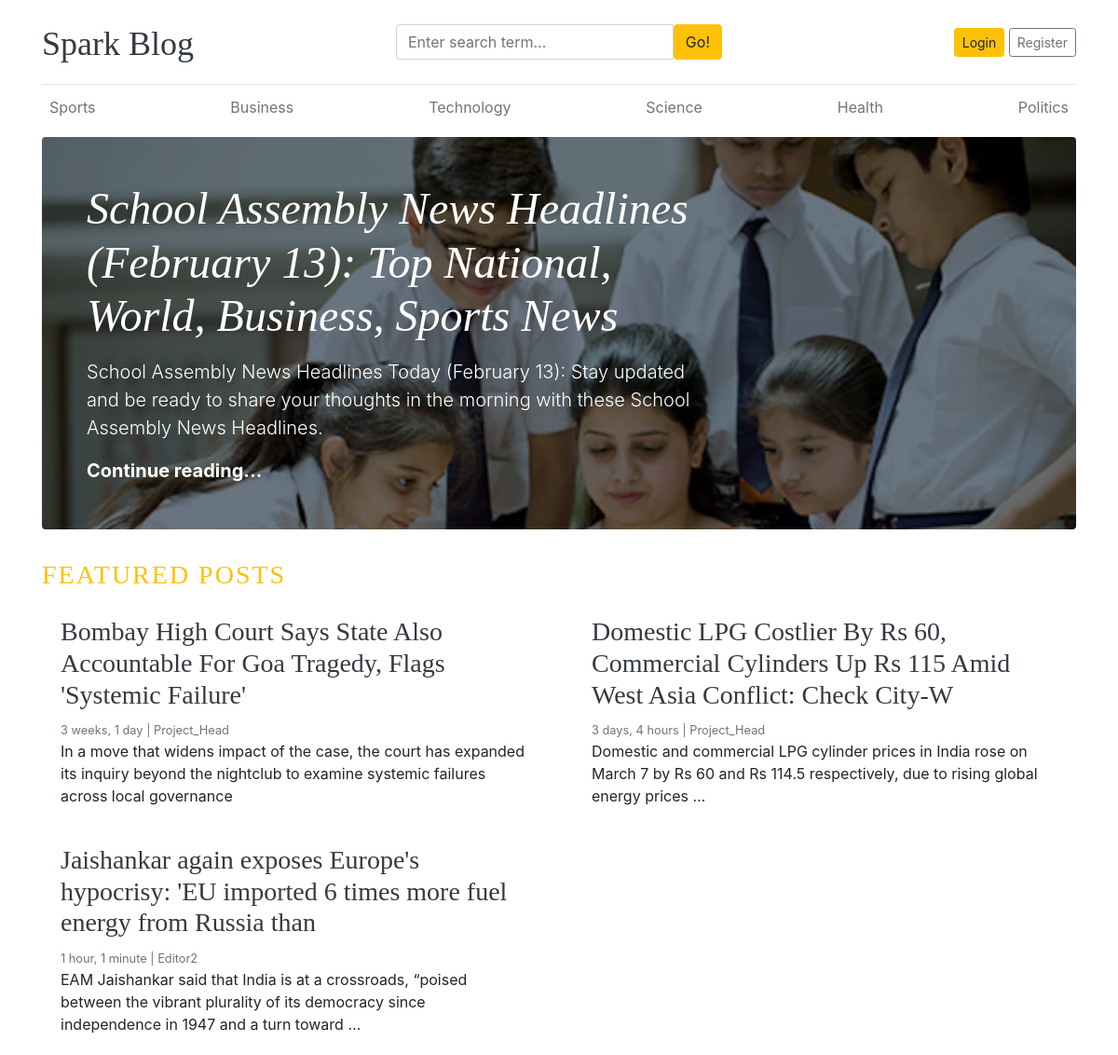
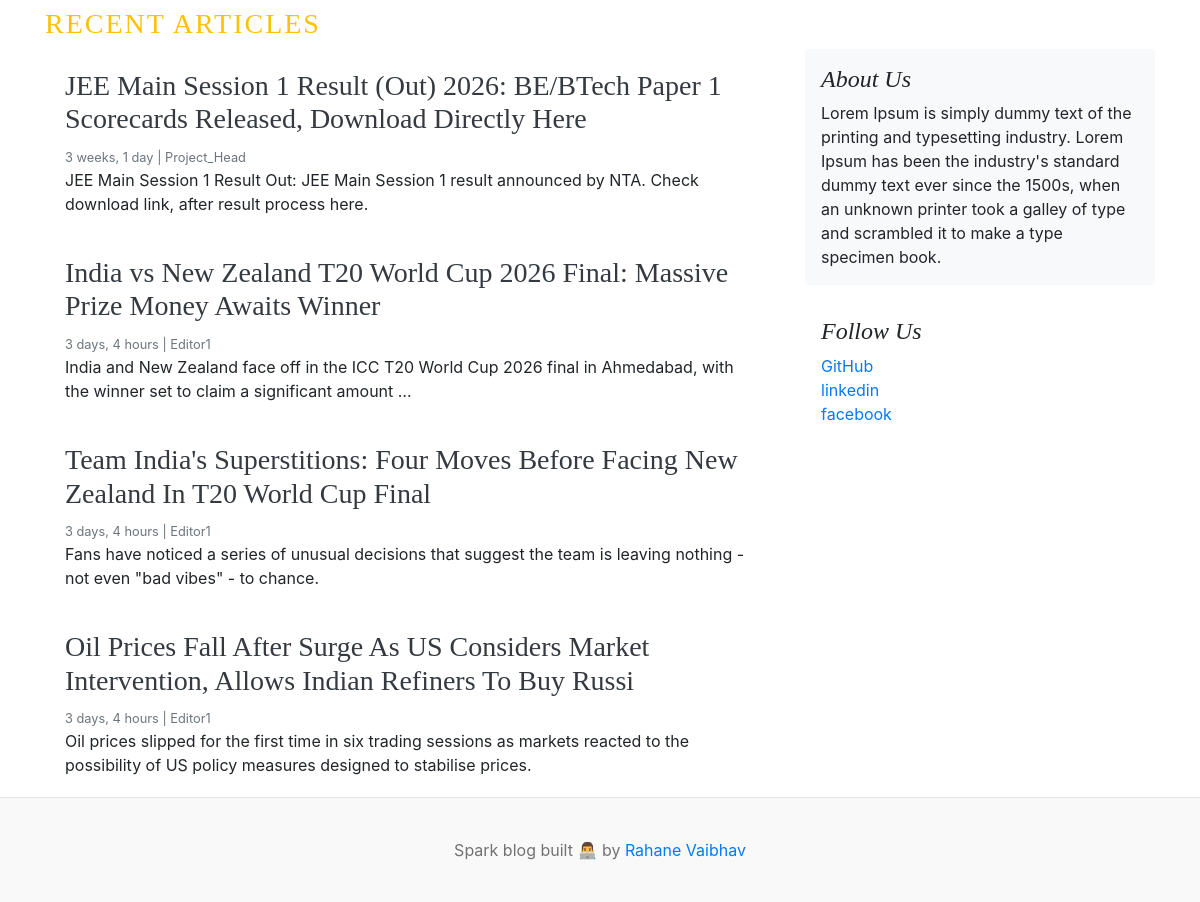
The page / on the database its author committed (2 pictures, top to bottom).
### blogs/models.py (models this page shows, shortened)
class Category(models.Model):
    category_name = models.CharField(max_length=50, unique=True)
    created_at = models.DateTimeField(auto_now_add=True)
    updated_at = models.DateTimeField(auto_now=True)
    class Meta:
        verbose_name_plural = 'categories'

class Blog(models.Model):
    title = models.CharField(max_length=100)
    slug = models.SlugField(max_length=150 , unique=True, blank=True)
    category = models.ForeignKey(Category, on_delete=models.CASCADE)
    author = models.ForeignKey(User,on_delete=models.CASCADE)
    featured_image = models.ImageField(upload_to='uploads/%Y/%m/%d')
    short_description = models.TextField(max_length=500)
    blog_body = models.TextField(max_length=2000)
    status = models.CharField(max_length=20, choices=STATUS_CHOICES, default="Draft")
    is_featured = models.BooleanField(default=False)
    created_at = models.DateTimeField(auto_now_add=True)
    updated_at = models.DateTimeField(auto_now=True)

### about_us/models.py (models this page shows, shortened)
class About(models.Model):
    about_heading = models.CharField(max_length=25)
    about_description = models.TextField(max_length=500)
    created_at = models.DateTimeField(auto_now_add=True)
    updated_at = models.DateTimeField(auto_now=True)
    class Meta:
        verbose_name_plural = 'About'

class SocialLink(models.Model):
    platform = models.CharField(max_length=25)
    link = models.URLField(max_length=200)
    created_at = models.DateTimeField(auto_now_add=True)
    updated_at = models.DateTimeField(auto_now=True)

### blog_main/views.py (the view)
# urls.py: path('',views.home, name='home'),
def home(request):
    featured_posts = Blog.objects.filter(is_featured = True, status = 'Published', slug__isnull=False).exclude(slug='').order_by('updated_at')
    posts = Blog.objects.filter(is_featured = False, status = 'Published', slug__isnull=False).exclude(slug='')
    try:
        about = About.objects.get()
    except:
        about = None
    context = {
        'featured_posts': featured_posts,
        'posts': posts,
        'about': about,
    }
    return render(request,'home.html', context)

### blogs/context_processors.py (called while the page is built)
def get_categories(request):
    categories = Category.objects.all()
    return dict(categories=categories)

def get_social_links(request):
    social_links = SocialLink.objects.all()
    return dict(social_links=social_links)

### templates/home.html
{% extends 'base.html' %}
{% block content %}
    {% for post in featured_posts %}
    {% if  forloop.first %}
<div class="jumbotron p-3 p-md-5 text-white rounded bg-dark" style="background-image: url({{ post.featured_image.url }});background-blend-mode: overlay;background-size:cover;">
    <div class="col-md-8 px-0">
      <h1 class="display-4 font-italic">{{ post.title }}</h1>
      <p class="lead my-3">{{post.short_description | truncatewords:25}}</p>
      <p class="lead mb-0"><a href="{% url 'blogs' post.slug %}" class="text-white font-weight-bold">Continue reading...</a></p>
    </div>
  </div>
    {% endif %}
{% endfor %}
 <h3 class="text-uppercase text-warning" style="letter-spacing:2px">Featured Posts</h3>
  <div class="row mb-2">
    {% for post in featured_posts%}
    {% if not forloop.first%}
    <div class="col-md-6">
      <div class="card border-0" >
        <div class="card-body">
          <h3> <a href="{% url 'blogs' post.slug %}" class="text-dark">{{ post.title }}</a></h3>
          <small class="mb-1 text-muted">{{post.created_at | timesince }} | {{post.author}}</small>
          <p class="card-text">{{ post.short_description| truncatewords:25}}</p>
        </div>
      </div>
    </div>
    {% endif %}
    {% endfor %}
  </div>
  <h3 class="text-uppercase text-warning" style="letter-spacing:2px">Recent Articles</h3>
  <main role="main" class="container p-0">
    <div class="row">
      <div class="col-md-8 blog-main">
        {% for post in posts %}
        <div class="card border-0" >
        <div class="card-body">
          <h3><a href="{% url 'blogs' post.slug %}" class="text-dark"> {{ post.title }} </a></h3>
          <small class="mb-1 text-muted">{{post.created_at | timesince }} | {{post.author}}</small>
          <p class="card-text">{{ post.short_description | truncatewords:25}}</p>
        </div>
      </div>
      {% endfor %}
      </div>
      <aside class="col-md-4 blog-sidebar">
        <div class="p-3 mb-3 bg-light rounded">
          <h4 class="font-italic">{{ about.about_heading }}</h4>
          <p class="mb-0">{{ about.about_description }}</p>
        </div>
        {% if social_links %}
        <div class="p-3">
          <h4 class="font-italic">Follow Us</h4>
          <ol class="list-unstyled">
            {% for i in social_links %}
            <li><a href="{{ i.link }}" target="blank"
              >{{ i.platform }}</a></li>
            {% endfor %}
          </ol>
        </div>
        {% endif %}
      </aside>
    </div>
  </main>
</div>
{% endblock %}

### templates/base.html (shortened to what this page needs)
{% load static %}
<!DOCTYPE html>
<html lang="en">
<head>
    <link href="https://getbootstrap.com/docs/4.0/dist/css/bootstrap.min.css" rel="stylesheet">
    <link href="{% static 'css/blog.css' %}" rel="stylesheet">
    <link rel="stylesheet" href="https://cdnjs.cloudflare.com/ajax/libs/font-awesome/4.7.0/css/font-awesome.min.css">
  </head>
<body>
    <div class="container">
      <header class="blog-header py-3">
        <div class="row flex-nowrap justify-content-between align-items-center">
          <div class="col-4 pt-1">
            <a class="blog-header-logo text-dark" href="/">Spark Blog</a>
          </div>
          <div class="col-4">
            <form action="{% url 'search' %}" method="GET">
              <div class="input-group">
                        <input class="form-control" type="text" name="keyword" value = "{{keyword}}" placeholder="Enter search term..." aria-label="Enter search term..." aria-describedby="button-search" />
                        <button type="submit"class="btn btn-warning" id="button-search" type="button">Go!</button>
                    </div>
            </form>
          </div>
          <div class="col-4 d-flex justify-content-end align-items-center">
            {% if not user.is_authenticated %}
            <a class="btn btn-sm btn-warning" href="{% url 'login' %}">Login</a> &nbsp;
            <a class="btn btn-sm btn-outline-secondary" href="{% url 'register' %}">Register</a>
            {% else %}
            <span><a href="{% url 'dashboard' %}">Dashboard</a></span>
            &emsp;
            <span><a href="{% url 'logout' %}" class="btn btn-sm btn-outline-danger">Logout</a></span>
            {% endif %}
          </div>
        </div>
      </header>
      <div class="nav-scroller py-1 mb-2">
        <nav class="nav d-flex justify-content-between">
          {% for cat in categories %}
          <a class="p-2 text-muted" href="{% url 'posts_by_category' cat.id %}">{{ cat.category_name }}</a>
          {% endfor %}
        </nav>
      </div>
 {% block content %}
 {% endblock %}
 <footer class="blog-footer">
  <p>Spark blog built 👨‍💻 by <a href="#">Rahane Vaibhav</a></p>
</footer>
</body>
</html>

### blog_main/static/css/blog.css (style rules this page uses)
.blog-header { border-bottom: 1px solid #e5e5e5; }
.blog-header-logo { font-family: "Playfair Display", Georgia, "Times New Roman", serif; font-size: 2.25rem; }
h1, h2, h3, h4, h5, h6 { font-family: "Playfair Display", Georgia, "Times New Roman", serif; }
.display-4 { font-size: 2.5rem; }
@media (min-width: 768px) { .display-4 { font-size: 3rem; } }
.blog-footer { padding: 2.5rem 0; color: #727272; text-align: center; background-color: #f9f9f9; border-top: .05rem solid #e5e5e5; }
.blog-footer p:last-child { margin-bottom: 0; }

### rows shown on the page
Category: category_name "Sports"
Category: category_name "Business"
Category: category_name "Technology"
Category: category_name "Science"
Category: category_name "Health"
Category: category_name "Politics"
Blog: featured_image (picture), title "School Assembly News Headlines (February 13): Top National, World, Business, Sports News", short_description "School Assembly News Headlines Today (February 13): Stay updated and be ready to share your thoughts in the morning with these School Assembly News Headlines."
Blog: title "Bombay High Court Says State Also Accountable For Goa Tragedy, Flags 'Systemic Failure'", created_at "3 weeks, 1 day", author "Project_Head", short_description "In a move that widens impact of the case, the court has expanded its inquiry beyond the nightclub to examine systemic failures across local governance"
Blog: title "Domestic LPG Costlier By Rs 60, Commercial Cylinders Up Rs 115 Amid West Asia Conflict: Check City-W", created_at "3 days, 4 hours", author "Project_Head", short_description "Domestic and commercial LPG cylinder prices in India rose on March 7 by Rs 60 and Rs 114.5 respectively, due to rising global energy prices …"
Blog: title "Jaishankar again exposes Europe's hypocrisy: 'EU imported 6 times more fuel energy from Russia than", created_at "1 hour, 1 minute", author "Editor2", short_description "EAM Jaishankar said that India is at a crossroads, “poised between the vibrant plurality of its democracy since independence in 1947 and a turn toward …"
Blog: title "JEE Main Session 1 Result (Out) 2026: BE/BTech Paper 1 Scorecards Released, Download Directly Here", created_at "3 weeks, 1 day", author "Project_Head", short_description "JEE Main Session 1 Result Out: JEE Main Session 1 result announced by NTA. Check download link, after result process here."
Blog: title "India vs New Zealand T20 World Cup 2026 Final: Massive Prize Money Awaits Winner", created_at "3 days, 4 hours", author "Editor1", short_description "India and New Zealand face off in the ICC T20 World Cup 2026 final in Ahmedabad, with the winner set to claim a significant amount …"
Blog: title "Team India's Superstitions: Four Moves Before Facing New Zealand In T20 World Cup Final", created_at "3 days, 4 hours", author "Editor1", short_description "Fans have noticed a series of unusual decisions that suggest the team is leaving nothing - not even \"bad vibes\" - to chance."
Blog: title "Oil Prices Fall After Surge As US Considers Market Intervention, Allows Indian Refiners To Buy Russi", created_at "3 days, 4 hours", author "Editor1", short_description "Oil prices slipped for the first time in six trading sessions as markets reacted to the possibility of US policy measures designed to stabilise prices."
About: about_heading "About Us", about_description "Lorem Ipsum is simply dummy text of the printing and typesetting industry. Lorem Ipsum has been the industry's standard dummy text ever since the 1500s, when an unknown printer took a galley of type and scrambled it to make a type specimen book."
SocialLink: platform "GitHub"
SocialLink: platform "linkedin"
SocialLink: platform "facebook"
